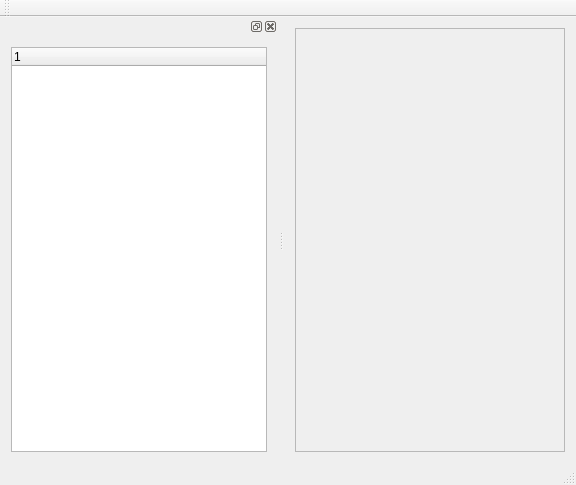
<?xml version="1.0" encoding="UTF-8"?>
<ui version="4.0">
 <class>MainWindow</class>
 <widget class="QMainWindow" name="MainWindow">
  <property name="geometry">
   <rect>
    <x>0</x>
    <y>0</y>
    <width>576</width>
    <height>485</height>
   </rect>
  </property>
  <property name="windowTitle">
   <string>MainWindow</string>
  </property>
  <widget class="QWidget" name="centralWidget">
   <layout class="QHBoxLayout" name="horizontalLayout">
    <item>
     <widget class="QScrollArea" name="scrollArea">
      <property name="frameShadow">
       <enum>QFrame::Raised</enum>
      </property>
      <property name="widgetResizable">
       <bool>true</bool>
      </property>
      <widget class="QWidget" name="scrollAreaWidgetContents">
       <property name="geometry">
        <rect>
         <x>0</x>
         <y>0</y>
         <width>281</width>
         <height>408</height>
        </rect>
       </property>
       <layout class="QVBoxLayout" name="verticalLayout_2">
        <item>
         <widget class="QStackedWidget" name="stackedWidget">
          <widget class="QWidget" name="page"/>
          <widget class="QWidget" name="page_2"/>
         </widget>
        </item>
       </layout>
      </widget>
     </widget>
    </item>
   </layout>
  </widget>
  <widget class="QMenuBar" name="menuBar">
   <property name="geometry">
    <rect>
     <x>0</x>
     <y>0</y>
     <width>576</width>
     <height>23</height>
    </rect>
   </property>
  </widget>
  <widget class="QToolBar" name="mainToolBar">
   <attribute name="toolBarArea">
    <enum>TopToolBarArea</enum>
   </attribute>
   <attribute name="toolBarBreak">
    <bool>false</bool>
   </attribute>
  </widget>
  <widget class="QStatusBar" name="statusBar"/>
  <widget class="QDockWidget" name="dockWidget">
   <attribute name="dockWidgetArea">
    <number>1</number>
   </attribute>
   <widget class="QWidget" name="dockWidgetContents">
    <layout class="QVBoxLayout" name="verticalLayout">
     <item>
      <widget class="QTreeWidget" name="treeWidget">
       <column>
        <property name="text">
         <string notr="true">1</string>
        </property>
       </column>
      </widget>
     </item>
    </layout>
   </widget>
  </widget>
 </widget>
 <layoutdefault spacing="6" margin="11"/>
 <resources/>
 <connections/>
</ui>
